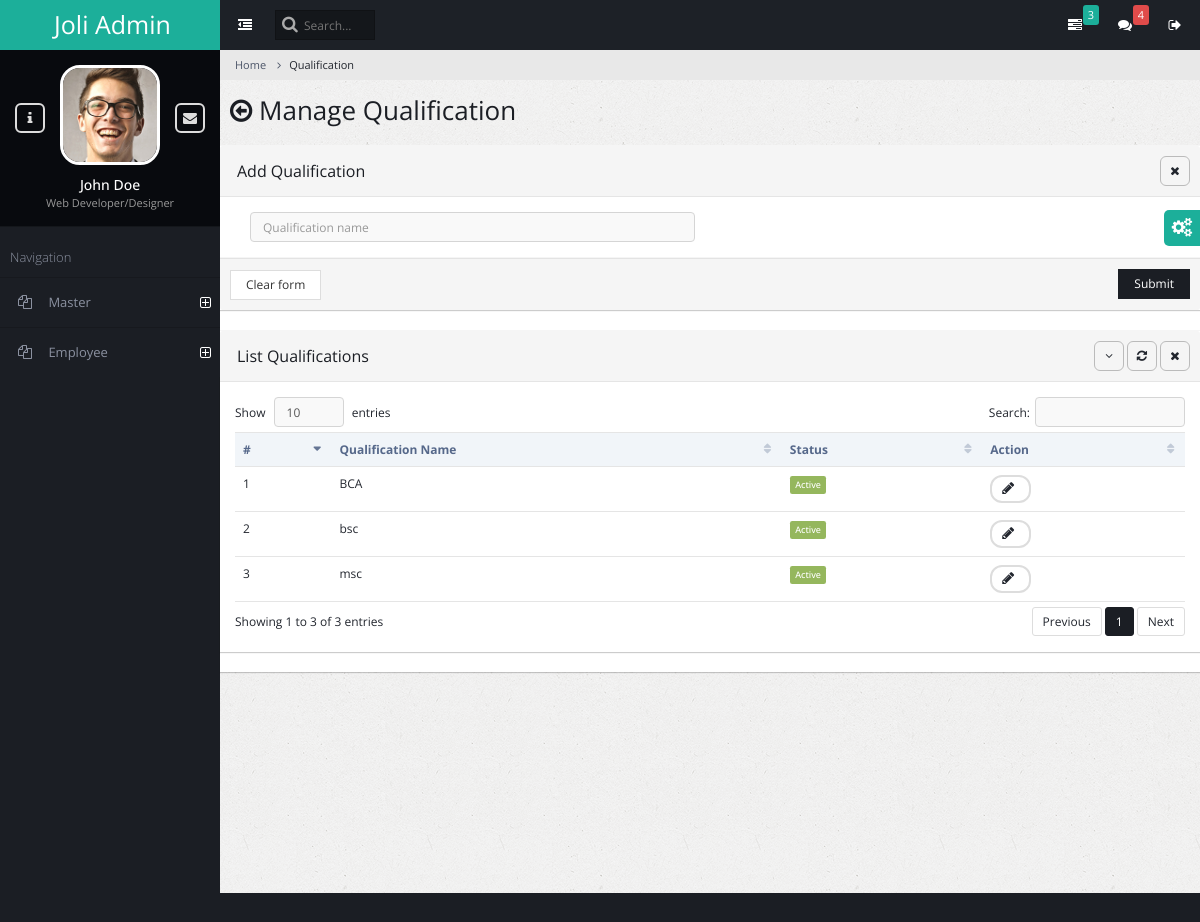
/admin_master_qualification, run on the app's committed database.
### admin_master/models.py (models this page shows)
class qualification_master(models.Model):
    name=models.CharField(max_length=100)
    status=models.IntegerField(default=1)

### admin_master/views.py (the view, shortened to what this page needs)
# urls.py: path('admin_master_qualification',admin_master_qualification,name='master_qualification'),
def admin_master_qualification(request):
    message=''
    msg=''
    display=qualification_master.objects.all()
    return render(request,'admin_master_qualification_manage.html',{'msg':message,'mseg':msg,'display':display})

### admin_master/templates/admin_master_qualification_manage.html (shortened to what this page needs)
{% extends 'index.html' %}
{% load static %}
{% block content %}
<ul class="breadcrumb">
    <li><a href="#">Home</a></li>
    <li class="active">Qualification</li>
</ul>
<div class="page-title">
    <h2><span class="fa fa-arrow-circle-o-left"></span> Manage Qualification</h2>
</div>
<div class="panel panel-default">
    <div class="panel-heading">
    <h3 class="panel-title">Add Qualification</h3>
<ul class="panel-controls">
<li><a href="#" class="panel-remove"><span class="fa fa-times"></span></a></li>
</ul>
</div>
<form method="post">{% csrf_token %}
    <div class="panel-body">
        <div class="form-group">
    <div class="col-md-6 col-xs-6">
        <input type="text" class="form-control" name="qual_name" autofocus placeholder="Qualification name"/>
    </div>
</div>
</div>
    <div class="panel panel-default">
    <div class="panel-footer">
        <input type="reset" value="Clear form" class="btn btn-default" id="pc_refresh">
        <button class="btn btn-primary pull-right">Submit</button>
    </div>
    </div>
</form>
     <div class="panel panel-default">
        <div class="panel-heading">
            <h3 class="panel-title">List Qualifications</h3>
            <ul class="panel-controls">
                <li><a href="#" class="panel-collapse"><span class="fa fa-angle-down"></span></a></li>
                <li><a href="#" class="panel-refresh"><span class="fa fa-refresh"></span></a></li>
                <li><a href="#" class="panel-remove"><span class="fa fa-times"></span></a></li>
            </ul>
        </div>
        <div class="panel-body">
            <table class="table datatable">
                <thead>
                    <tr>
                        <th>#</th>
                        <th>Qualification Name</th>
                        <th>Status</th>
                        <th>Action</th>
                    </tr>
                </thead>
                <tbody>
                    {% for i in display %}
                    <tr id="tr{{i.id}}">
                        <td>{{forloop.counter}}</td>
                        <td>{{i.name}}</td>
                        <td>{% if i.status == 1 %}<span class="label label-success">Active</span>{% else %}
                            <span class="label label-danger">Deactive</span>  {% endif %}</td>
                        <td><button class="btn btn-default btn-rounded btn-sm" onclick="edit_qual('{{i.id}}')"><span id="spinner{{i.id}}" class="fa fa-pencil"></span></button>
                        </td>
                    </tr>
                    {% endfor %}
                </tbody>
            </table>
        </div>
     </div>
{% endblock %}

### data on the page
qualification_master: name "BCA", status "Active"
qualification_master: name "bsc", status "Active"
qualification_master: name "msc", status "Active"
